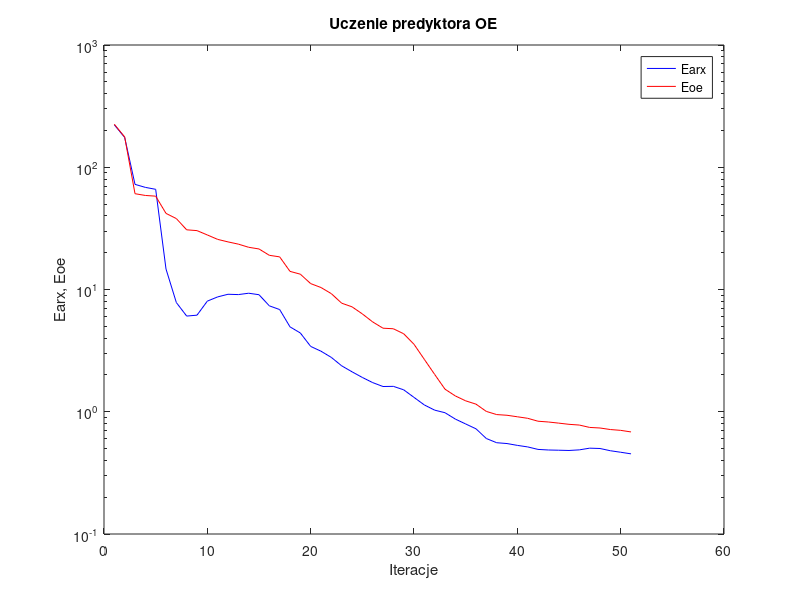
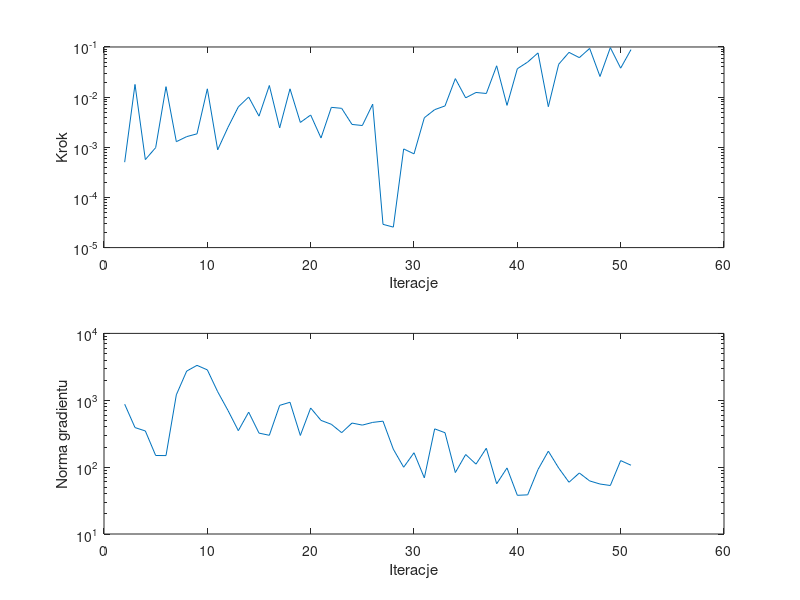

Write MATLAB code to recreate these figures, in order.
%uczenie predyktora oe
clear all;
n=0; farx(n+1)=2.223218e+002; foe(n+1)=2.246515e+002; wspucz(n+1)=0.000000e+000; ng(n+1)=0.000000e+000;
%odnowa zmiennej metryki
n=1; farx(n+1)=1.753146e+002; foe(n+1)=1.770632e+002; krok(n+1)=5.045766e-004; ng(n+1)=8.738429e+002;
n=2; farx(n+1)=7.245378e+001; foe(n+1)=6.076949e+001; krok(n+1)=1.791379e-002; ng(n+1)=3.904377e+002;
n=3; farx(n+1)=6.845552e+001; foe(n+1)=5.878653e+001; krok(n+1)=5.683150e-004; ng(n+1)=3.475454e+002;
n=4; farx(n+1)=6.600084e+001; foe(n+1)=5.802167e+001; krok(n+1)=9.846126e-004; ng(n+1)=1.493413e+002;
n=5; farx(n+1)=1.471067e+001; foe(n+1)=4.193339e+001; krok(n+1)=1.617524e-002; ng(n+1)=1.487947e+002;
n=6; farx(n+1)=7.822783e+000; foe(n+1)=3.803598e+001; krok(n+1)=1.293420e-003; ng(n+1)=1.206626e+003;
n=7; farx(n+1)=6.062720e+000; foe(n+1)=3.077603e+001; krok(n+1)=1.631264e-003; ng(n+1)=2.729789e+003;
n=8; farx(n+1)=6.166613e+000; foe(n+1)=3.031333e+001; krok(n+1)=1.854565e-003; ng(n+1)=3.326217e+003;
n=9; farx(n+1)=8.035622e+000; foe(n+1)=2.793695e+001; krok(n+1)=1.464382e-002; ng(n+1)=2.847529e+003;
n=10; farx(n+1)=8.699858e+000; foe(n+1)=2.570306e+001; krok(n+1)=8.898758e-004; ng(n+1)=1.342577e+003;
n=11; farx(n+1)=9.142176e+000; foe(n+1)=2.451631e+001; krok(n+1)=2.501815e-003; ng(n+1)=7.028962e+002;
n=12; farx(n+1)=9.086477e+000; foe(n+1)=2.350575e+001; krok(n+1)=6.399091e-003; ng(n+1)=3.509947e+002;
n=13; farx(n+1)=9.323471e+000; foe(n+1)=2.214809e+001; krok(n+1)=1.005588e-002; ng(n+1)=6.643343e+002;
n=14; farx(n+1)=9.064372e+000; foe(n+1)=2.146113e+001; krok(n+1)=4.175393e-003; ng(n+1)=3.226655e+002;
n=15; farx(n+1)=7.351837e+000; foe(n+1)=1.904075e+001; krok(n+1)=1.706649e-002; ng(n+1)=2.993662e+002;
n=16; farx(n+1)=6.854953e+000; foe(n+1)=1.849033e+001; krok(n+1)=2.433134e-003; ng(n+1)=8.388185e+002;
n=17; farx(n+1)=4.947952e+000; foe(n+1)=1.407088e+001; krok(n+1)=1.464382e-002; ng(n+1)=9.336115e+002;
n=18; farx(n+1)=4.409176e+000; foe(n+1)=1.334503e+001; krok(n+1)=3.128460e-003; ng(n+1)=2.976775e+002;
n=19; farx(n+1)=3.423891e+000; foe(n+1)=1.117471e+001; krok(n+1)=4.403244e-003; ng(n+1)=7.668540e+002;
n=20; farx(n+1)=3.127883e+000; foe(n+1)=1.037966e+001; krok(n+1)=1.532691e-003; ng(n+1)=5.001543e+002;
n=21; farx(n+1)=2.783282e+000; foe(n+1)=9.247407e+000; krok(n+1)=6.255325e-003; ng(n+1)=4.370955e+002;
n=22; farx(n+1)=2.375223e+000; foe(n+1)=7.728302e+000; krok(n+1)=5.981703e-003; ng(n+1)=3.276946e+002;
n=23; farx(n+1)=2.123027e+000; foe(n+1)=7.218435e+000; krok(n+1)=2.855545e-003; ng(n+1)=4.563677e+002;
n=24; farx(n+1)=1.908109e+000; foe(n+1)=6.316390e+000; krok(n+1)=2.716773e-003; ng(n+1)=4.251225e+002;
n=25; farx(n+1)=1.731849e+000; foe(n+1)=5.430899e+000; krok(n+1)=7.242402e-003; ng(n+1)=4.665761e+002;
%odnowa zmiennej metryki
n=26; farx(n+1)=1.608747e+000; foe(n+1)=4.824941e+000; krok(n+1)=2.907853e-005; ng(n+1)=4.866984e+002;
n=27; farx(n+1)=1.613687e+000; foe(n+1)=4.774728e+000; krok(n+1)=2.560827e-005; ng(n+1)=1.854310e+002;
n=28; farx(n+1)=1.511927e+000; foe(n+1)=4.345779e+000; krok(n+1)=9.272824e-004; ng(n+1)=9.969628e+001;
n=29; farx(n+1)=1.310779e+000; foe(n+1)=3.563942e+000; krok(n+1)=7.394073e-004; ng(n+1)=1.641473e+002;
n=30; farx(n+1)=1.136883e+000; foe(n+1)=2.682240e+000; krok(n+1)=3.881663e-003; ng(n+1)=6.908372e+001;
n=31; farx(n+1)=1.030692e+000; foe(n+1)=2.019940e+000; krok(n+1)=5.627734e-003; ng(n+1)=3.735682e+002;
n=32; farx(n+1)=9.820205e-001; foe(n+1)=1.529772e+000; krok(n+1)=6.681202e-003; ng(n+1)=3.271577e+002;
n=33; farx(n+1)=8.711560e-001; foe(n+1)=1.347107e+000; krok(n+1)=2.340953e-002; ng(n+1)=8.292331e+001;
n=34; farx(n+1)=7.945007e-001; foe(n+1)=1.228218e+000; krok(n+1)=9.683632e-003; ng(n+1)=1.544199e+002;
n=35; farx(n+1)=7.252372e-001; foe(n+1)=1.154093e+000; krok(n+1)=1.238474e-002; ng(n+1)=1.109210e+002;
n=36; farx(n+1)=6.040369e-001; foe(n+1)=1.006337e+000; krok(n+1)=1.183106e-002; ng(n+1)=1.916795e+002;
n=37; farx(n+1)=5.580759e-001; foe(n+1)=9.482499e-001; krok(n+1)=4.218186e-002; ng(n+1)=5.636221e+001;
n=38; farx(n+1)=5.494639e-001; foe(n+1)=9.359159e-001; krok(n+1)=6.854056e-003; ng(n+1)=9.718759e+001;
n=39; farx(n+1)=5.308370e-001; foe(n+1)=9.097887e-001; krok(n+1)=3.684354e-002; ng(n+1)=3.789768e+001;
n=40; farx(n+1)=5.157131e-001; foe(n+1)=8.839585e-001; krok(n+1)=5.004260e-002; ng(n+1)=3.851421e+001;
n=41; farx(n+1)=4.920800e-001; foe(n+1)=8.366729e-001; krok(n+1)=7.610620e-002; ng(n+1)=9.209224e+001;
n=42; farx(n+1)=4.866618e-001; foe(n+1)=8.246292e-001; krok(n+1)=6.446985e-003; ng(n+1)=1.732509e+002;
n=43; farx(n+1)=4.846048e-001; foe(n+1)=8.072730e-001; krok(n+1)=4.517978e-002; ng(n+1)=9.707623e+001;
n=44; farx(n+1)=4.822439e-001; foe(n+1)=7.891866e-001; krok(n+1)=7.808311e-002; ng(n+1)=5.939353e+001;
n=45; farx(n+1)=4.878459e-001; foe(n+1)=7.783830e-001; krok(n+1)=6.128758e-002; ng(n+1)=8.177019e+001;
n=46; farx(n+1)=5.036847e-001; foe(n+1)=7.443133e-001; krok(n+1)=9.363811e-002; ng(n+1)=6.219965e+001;
n=47; farx(n+1)=5.005294e-001; foe(n+1)=7.364743e-001; krok(n+1)=2.580064e-002; ng(n+1)=5.590202e+001;
n=48; farx(n+1)=4.798906e-001; foe(n+1)=7.154011e-001; krok(n+1)=9.714883e-002; ng(n+1)=5.311808e+001;
n=49; farx(n+1)=4.663819e-001; foe(n+1)=7.044398e-001; krok(n+1)=3.782301e-002; ng(n+1)=1.252285e+002;
n=50; farx(n+1)=4.525891e-001; foe(n+1)=6.837914e-001; krok(n+1)=8.877087e-002; ng(n+1)=1.067207e+002;

figure; semilogy(farx,'b'); hold on; semilogy(foe,'r'); xlabel('Iteracje'); ylabel('Earx, Eoe'); legend('Earx','Eoe'); title('Uczenie predyktora OE');
figure; subplot(2,1,1); semilogy(krok); xlabel('Iteracje'); ylabel('Krok');
subplot(2,1,2); semilogy(ng); xlabel('Iteracje'); ylabel('Norma gradientu');
Earx=farx(n+1)
Eoe=foe(n+1)
